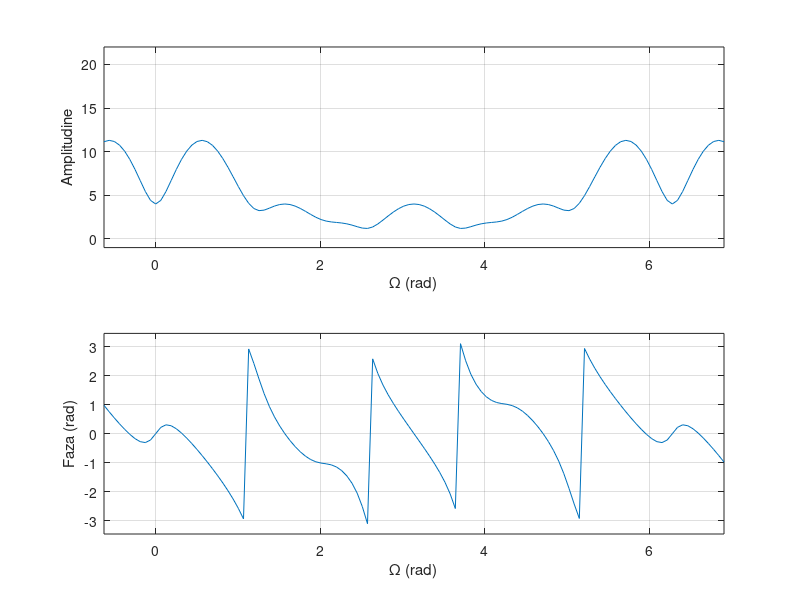
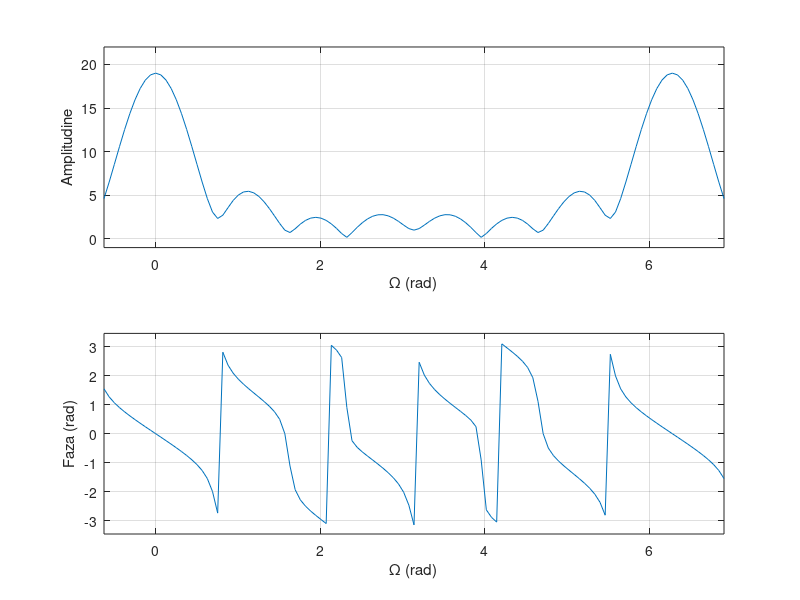

Write MATLAB code to recreate these figures, in order.
clf;

%a)

Xa = zeros(1,21); 
j=1;
  for i = -9:11 
    if (i<0)&&(i>7)
        Xa(j)=0;
    end
    if (i>-1)&&(i<5)
        Xa(j)=2;
    end
    if (i>4)&&(i<8)
        Xa(j)=-2;
    end
    j=j+1;
  end

puteriunu=linspace(-9,11,21); 
Omega = [-0.1:0.01:1.1]*2*pi;
TFTDa= sum(Xa*exp(-1i*puteriunu'*Omega),1);


figure(1)
subplot(211);
plot(Omega,abs(TFTDa));
grid;
axis([-0.2*pi,2.2*pi,-1,22]);
xlabel('\Omega (rad)');
ylabel('Amplitudine')
subplot(212)
plot(Omega,angle(TFTDa)); 
grid;
axis([-0.2*pi,2.2*pi,-1.1*pi,1.1*pi]);
xlabel('\Omega (rad)');
ylabel('Faza (rad)');

%b)

Xb = zeros(1,19); 
j=1;
  for i = -8:10 
    if (i<-2)&&(i>5)
        Xb(j)=0;
    end
    if (i>-3)&&(i<3)
        Xb(j)=2;
    end
    if (i>2)&&(i<6)
        Xb(j)=3;
    end
    j=j+1;
  end
  
puteridoi=linspace(-8,10,19); 
Omega = [-0.1:0.01:1.1]*2*pi; 
TFTDb= sum(Xb*exp(-1i*puteridoi'*Omega),1); 


figure(2)
subplot(211);
plot(Omega,abs(TFTDb)); 
grid;
axis([-0.2*pi,2.2*pi,-1,22]);
xlabel('\Omega (rad)');
ylabel('Amplitudine')
subplot(212)
plot(Omega,angle(TFTDb)); 
grid;
axis([-0.2*pi,2.2*pi,-1.1*pi,1.1*pi]);
xlabel('\Omega (rad)');
ylabel('Faza (rad)');